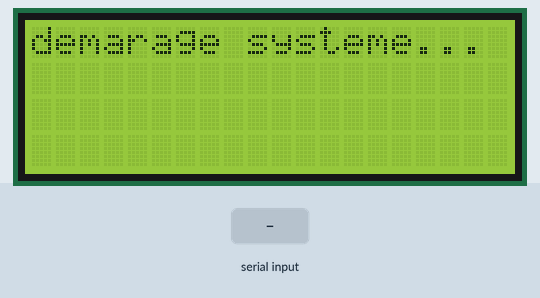
Recording of a sketch running on a simulated Arduino Uno, built with avr-gcc and run on an emulated ATmega328P. On the bench: 20×4 character LCD. The inputs (shaded band) are chosen by the test bench. What the sketch prints to the serial monitor is not drawn.

Above: at 1.0 s.
1.1 s: "ready" received over Serial
At 1.5 s:
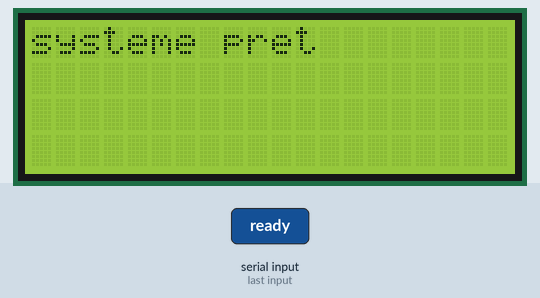
2.6 s: "ip:" received over Serial
At 3.8 s:
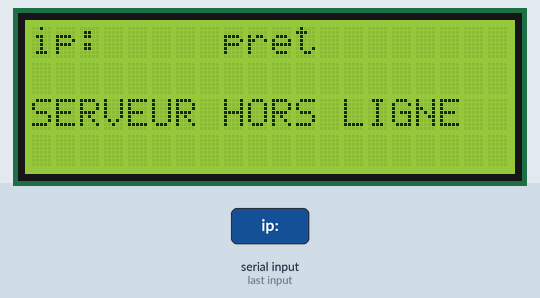
Timing chart, 0 to 5.6 s (numbered marks = the images above; inputs shaded):
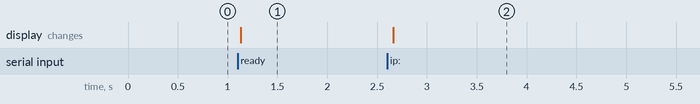

The sketch:

code.ino
```cpp
//code by louino
#include <Wire.h>
#include <LiquidCrystal_I2C.h>
LiquidCrystal_I2C lcd(0x27,20,4);
String incomingByte = "";
String ip = "";
String online = "0";
String players = "0";
String maxplayers = "0";
String tps = "0";

void setup() {
  Serial.begin(9600);
  Serial.setTimeout(15);
  lcd.init();
  lcd.backlight();
  lcd.setCursor(0,0);
  lcd.print("demarage systeme...");
  bootsleep();
  Serial.println("ready");
}

void loop() {
  SerialRead();
  if(incomingByte.startsWith("ip:") == true){
    incomingByte.replace("ip: ", "");
    incomingByte.replace("ip:", "");
    ip = incomingByte;
  }
  if(incomingByte.startsWith("online:") == true){
    incomingByte.replace("online: ", "");
    incomingByte.replace("online:", "");
    online = incomingByte;
  }
  if(incomingByte.startsWith("players:") == true){
    incomingByte.replace("players: ", "");
    incomingByte.replace("players:", "");
    players = incomingByte;
  }
  if(incomingByte.startsWith("maxplayers:") == true){
    incomingByte.replace("maxplayers: ", "");
    incomingByte.replace("maxplayers:", "");
    maxplayers = incomingByte;
  }
  if(incomingByte.startsWith("tps:") == true){
    incomingByte.replace("tps: ", "");
    incomingByte.replace("tps:", "");
    tps = incomingByte;
  }


  lcd.setCursor(0,2);
  if(online == "0"){
    lcd.print("SERVEUR HORS LIGNE");
  } else if(online == "1"){
    lcd.print("SERVEUR EN LIGNE  ");
  }

  if(online == "1"){
    lcd.setCursor(0,3);
    lcd.print("J: " + players + "/" + maxplayers + "   ");
    lcd.setCursor(10,3);
    lcd.print("TPS: " + tps);
  } else {
    lcd.setCursor(0,3);
    lcd.print("                    ");
  }
  lcd.setCursor(0,0);
  lcd.print("ip: " + ip + "   ");
  /*
  Serial.println("ip --> " + ip);
  Serial.println("online --> " + online);
  Serial.println("players --> " + players);
  Serial.println("maxplayers --> " + maxplayers);
  Serial.println("tps --> " + tps);
  */
  delay(15);
}

void SerialRead () {
  while(Serial.available() == 0){
    delay(15);
  }
  if (Serial.available() > 0) {
    incomingByte = Serial.readString();
  }
}

void bootsleep () {
  SerialRead();
  if(incomingByte == "ready"){
    lcd.clear();
    lcd.setCursor(0,0);
    lcd.print("systeme pret");
  }else{
    bootsleep();
  }
}
```

Measured:
- after the input at 1.1 s, the display: changes at once (image 1)
- after the input at 2.6 s, the display: changes after 0.06 s (image 2)
